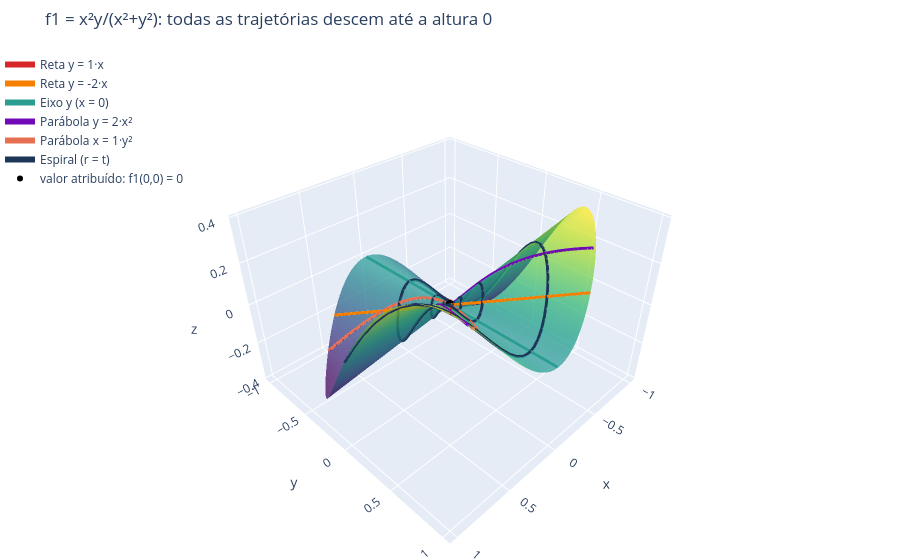

The notebook cell this image was saved under:
### Markdown cell above
#### Análise na mão ✍️

**Passo 1: retas $y = mx$.** Substituindo $x = t$ e $y = mt$, com $t \ne 0$:

$$f_1(t,\, mt) = \frac{t^2 \cdot mt}{t^2 + m^2t^2} = \frac{m\,t^3}{t^2\,(1 + m^2)} = \frac{m}{1+m^2}\; t \;\xrightarrow{\;t \to 0\;}\; 0$$

Qualquer que seja a inclinação $m$, a altura vai a **0**. O eixo $y$ não é da forma $y = mx$ e precisa ser feito à parte, mas também dá 0: $f_1(0, t) = \dfrac{0}{t^2} = 0$.

**Passo 2: parábolas.**

$$f_1(t,\, kt^2) = \frac{t^2 \cdot kt^2}{t^2 + k^2t^4} = \frac{k\,t^2}{1 + k^2t^2} \to 0
\qquad\qquad
f_1(kt^2,\, t) = \frac{k^2t^4 \cdot t}{k^2t^4 + t^2} = \frac{k^2\,t^3}{k^2t^2 + 1} \to 0$$

**Passo 3: coordenadas polares e a espiral.** Com $x = r\cos\theta$, $y = r\sin\theta$ e $x^2 + y^2 = r^2$:

$$f_1 = \frac{r^2\cos^2\theta \cdot r\sin\theta}{r^2} = r\,\cos^2\theta\,\sin\theta$$

O fator $\cos^2\theta\,\sin\theta$ fica sempre entre $-1$ e $1$, então $|f_1| \le r$. Na espiral, $r = t$, logo $|f_1(\gamma(t))| \le t \to 0$, **mesmo com o ângulo dando infinitas voltas**.

**Passo 4: o que esperar.** Todas as trajetórias levam à altura **0**, que coincide com o valor atribuído $f_1(0,0) = 0$. Isso **sugere** que o limite é 0. A desigualdade $|f_1| \le r$ do passo 3 é exatamente a ideia que vai virar prova no item 2.

**Superfície esperada.** Pela forma polar, em cada direção $\theta$ a altura cresce **linearmente** com a distância $r$, com inclinação $\cos^2\theta\,\sin\theta$. A superfície é formada por segmentos de reta que saem de $(0,0,0)$, como um "cone ondulado":
- positiva onde $y > 0$ e negativa onde $y < 0$;
- nula sobre os eixos $x$ e $y$;
- perto da origem ela se **achata** até a altura 0, por qualquer direção.

### Code cell
# 💻 f1: superfície e trajetórias fixas (arraste para girar)
CASOS_F1 = [
    ('Reta y = m·x',      1.0,  '#d62828'),
    ('Reta y = m·x',     -2.0,  '#f77f00'),
    ('Eixo y (x = 0)',    0,    '#2a9d8f'),
    ('Parábola y = k·x²', 2.0,  '#7209b7'),
    ('Parábola x = k·y²', 1.0,  '#e76f51'),
    ('Espiral (r = t)',   0,    '#1d3557'),
]
mostrar_trajetorias('f1', CASOS_F1, 'f1 = x²y/(x²+y²): todas as trajetórias descem até a altura 0')

### Figure 1 — Plotly figure (JSON) as saved in the notebook; plotly's stock layout.template omitted (floating-point values rounded to 4 significant figures; data arrays with more than 128 entries replaced by an {"elided": "..."} marker saying what was removed)
{"data": [{"colorscale": [[0, "#440154"], [0.1111, "#482878"], [0.2222, "#3e4989"], [0.3333, "#31688e"], [0.4444, "#26828e"], [0.5556, "#1f9e89"], [0.6667, "#35b779"], [0.7778, "#6ece58"], [0.8889, "#b5de2b"], [1, "#fde725"]], "hovertemplate": "x=%{x:.3f}<br>y=%{y:.3f}<br>z=%{z:.4f}", "name": "z = f(x,y)", "opacity": 0.75, "showscale": false, "type": "surface", "x": {"elided": "145x90 float values"}, "y": {"elided": "145x90 float values"}, "z": {"elided": "145x90 float values"}}, {"line": {"color": "#d62828", "width": 6}, "mode": "lines", "name": "Reta y = 1·x", "type": "scatter3d", "x": {"elided": "1402 float values"}, "y": {"elided": "1402 float values"}, "z": {"elided": "1402 float values"}}, {"line": {"color": "#f77f00", "width": 6}, "mode": "lines", "name": "Reta y = -2·x", "type": "scatter3d", "x": {"elided": "1402 float values"}, "y": {"elided": "1402 float values"}, "z": {"elided": "1402 float values"}}, {"line": {"color": "#2a9d8f", "width": 6}, "mode": "lines", "name": "Eixo y (x = 0)", "type": "scatter3d", "x": {"elided": "1402 int values"}, "y": {"elided": "1402 float values"}, "z": {"elided": "1402 int values"}}, {"line": {"color": "#7209b7", "width": 6}, "mode": "lines", "name": "Parábola y = 2·x²", "type": "scatter3d", "x": {"elided": "1402 float values"}, "y": {"elided": "1402 float values"}, "z": {"elided": "1402 float values"}}, {"line": {"color": "#e76f51", "width": 6}, "mode": "lines", "name": "Parábola x = 1·y²", "type": "scatter3d", "x": {"elided": "1402 float values"}, "y": {"elided": "1402 float values"}, "z": {"elided": "1402 float values"}}, {"line": {"color": "#1d3557", "width": 6}, "mode": "lines", "name": "Espiral (r = t)", "type": "scatter3d", "x": {"elided": "701 float values"}, "y": {"elided": "701 float values"}, "z": {"elided": "701 float values"}}, {"marker": {"color": "black", "size": 6}, "mode": "markers", "name": "valor atribuído: f1(0,0) = 0", "type": "scatter3d", "x": [0], "y": [0], "z": [0]}], "layout": {"height": 560, "legend": {"bgcolor": "rgba(255,255,255,0.7)", "x": 0, "y": 1}, "margin": {"b": 0, "l": 0, "r": 0, "t": 50}, "scene": {"aspectmode": "manual", "aspectratio": {"x": 1, "y": 1, "z": 0.7}, "xaxis": {"title": {"text": "x"}}, "yaxis": {"title": {"text": "y"}}, "zaxis": {"title": {"text": "z"}}}, "title": {"text": "f1 = x²y/(x²+y²): todas as trajetórias descem até a altura 0"}}}
